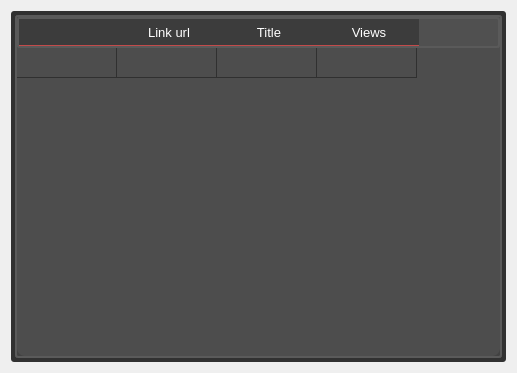
<?xml version="1.0" encoding="UTF-8"?>
<ui version="4.0">
 <class>Form</class>
 <widget class="QWidget" name="Form">
  <property name="geometry">
   <rect>
    <x>0</x>
    <y>0</y>
    <width>517</width>
    <height>373</height>
   </rect>
  </property>
  <property name="windowTitle">
   <string>Form</string>
  </property>
  <layout class="QVBoxLayout" name="verticalLayout">
   <item>
    <widget class="QFrame" name="frame_27">
     <property name="styleSheet">
      <string notr="true">background-color: rgb(49, 49, 49);
border-radius:3px;

border:0px;</string>
     </property>
     <property name="frameShape">
      <enum>QFrame::StyledPanel</enum>
     </property>
     <property name="frameShadow">
      <enum>QFrame::Raised</enum>
     </property>
     <layout class="QHBoxLayout" name="horizontalLayout_29">
      <property name="leftMargin">
       <number>4</number>
      </property>
      <property name="topMargin">
       <number>4</number>
      </property>
      <property name="rightMargin">
       <number>4</number>
      </property>
      <property name="bottomMargin">
       <number>4</number>
      </property>
      <item>
       <widget class="QFrame" name="frame_28">
        <property name="styleSheet">
         <string notr="true">background-color: rgb(66, 66, 66);
border:2px solid rgb(90, 90, 90);</string>
        </property>
        <property name="frameShape">
         <enum>QFrame::StyledPanel</enum>
        </property>
        <property name="frameShadow">
         <enum>QFrame::Raised</enum>
        </property>
        <layout class="QHBoxLayout" name="horizontalLayout_30">
         <property name="leftMargin">
          <number>0</number>
         </property>
         <property name="topMargin">
          <number>0</number>
         </property>
         <property name="rightMargin">
          <number>0</number>
         </property>
         <property name="bottomMargin">
          <number>0</number>
         </property>
         <item>
          <widget class="QTableWidget" name="tableWidget">
           <property name="font">
            <font>
             <family>Roboto</family>
            </font>
           </property>
           <property name="styleSheet">
            <string notr="true">QTableWidget{
	border-radius:8px;
	border: none;
}



QTableWidget, QHeaderView::section, QTableWidget QTableCornerButton:section
{
	background-color: rgb(77, 77, 77);
    color: #fff;
    gridline-color:  rgb(48, 48, 48);

}

QTableWidget::item:selected
{
	background-color: rgb(56, 56, 56);
}


QTableWidget QTableCornerButton::section {
background-color: qlineargradient(spread:pad, x1:0, y1:0.0116818, x2:1, y2:1, stop:1 rgba(0, 0, 0, 0));
}

QHeaderView{
font: 13px ;
color:rgb(240, 240, 240);
background-color: rgb(80, 80, 80);
}
QHeaderView::section:horizontal{
min-height:30px;
border:0;
border-bottom:1px solid rgb(195, 75, 75);
background-color: rgb(60,60,60);
}

QHeaderView::section{
font: 13px ;
text-align:center;
}
QHeaderView::section:hover{
	color: rgb(255, 255, 255);
	background-color: rgb(75, 75, 75);
}
QHeaderView::section:checked{/*不取消高亮*/
	color: rgb(255, 255, 255);
	background-color: rgb(75, 75, 75);
}
QHeaderView::section:selected{
	color: rgb(255, 255, 255);
	background-color: rgb(75, 75, 75);
}
QHeaderView::section:checked:hover{
	color: rgb(255, 255, 255);
	background-color: rgb(75, 75, 75);
}
</string>
           </property>
           <property name="horizontalScrollBarPolicy">
            <enum>Qt::ScrollBarAsNeeded</enum>
           </property>
           <property name="alternatingRowColors">
            <bool>false</bool>
           </property>
           <property name="showGrid">
            <bool>true</bool>
           </property>
           <property name="sortingEnabled">
            <bool>false</bool>
           </property>
           <property name="rowCount">
            <number>1</number>
           </property>
           <property name="columnCount">
            <number>4</number>
           </property>
           <attribute name="horizontalHeaderHighlightSections">
            <bool>true</bool>
           </attribute>
           <attribute name="horizontalHeaderShowSortIndicator" stdset="0">
            <bool>false</bool>
           </attribute>
           <attribute name="horizontalHeaderStretchLastSection">
            <bool>false</bool>
           </attribute>
           <attribute name="verticalHeaderVisible">
            <bool>false</bool>
           </attribute>
           <attribute name="verticalHeaderCascadingSectionResizes">
            <bool>false</bool>
           </attribute>
           <attribute name="verticalHeaderHighlightSections">
            <bool>false</bool>
           </attribute>
           <attribute name="verticalHeaderShowSortIndicator" stdset="0">
            <bool>false</bool>
           </attribute>
           <row/>
           <column>
            <property name="text">
             <string/>
            </property>
           </column>
           <column>
            <property name="text">
             <string>Link url</string>
            </property>
           </column>
           <column>
            <property name="text">
             <string>Title</string>
            </property>
           </column>
           <column>
            <property name="text">
             <string>Views</string>
            </property>
           </column>
          </widget>
         </item>
        </layout>
       </widget>
      </item>
     </layout>
    </widget>
   </item>
  </layout>
 </widget>
 <resources/>
 <connections/>
</ui>
